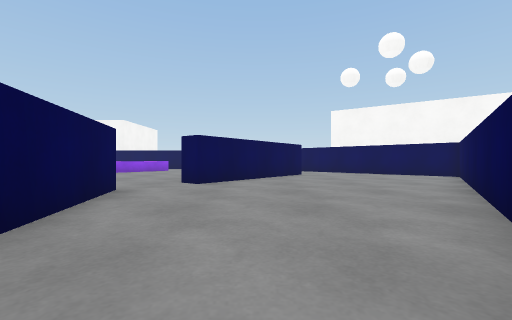
View 1 (above)

18 first-person views from a walk through a 3-D level made in the Unity game engine. The camera is 0.59 m above the floor, looks level and sees 90° across. The floor is counted in squares, 1 m on a side. Each view is taken from the middle of a square. On the plan, view 1 faces up. The plan holds only what a view shows up to about 9 squares ahead; the rest is blank. The place goes on beyond the plan. The player character is not drawn. Surface patterns are stand-ins for the level's own textures.

View 2
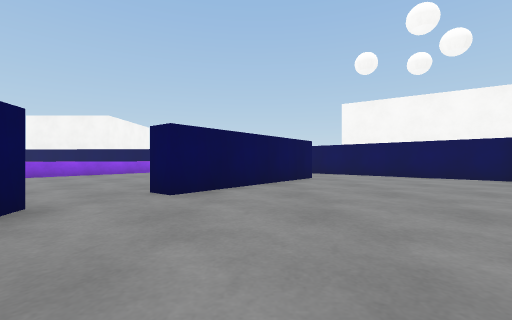

View 3
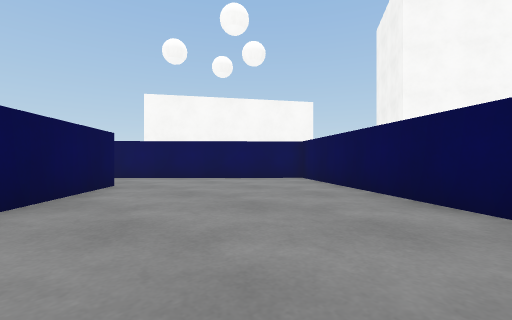

View 4
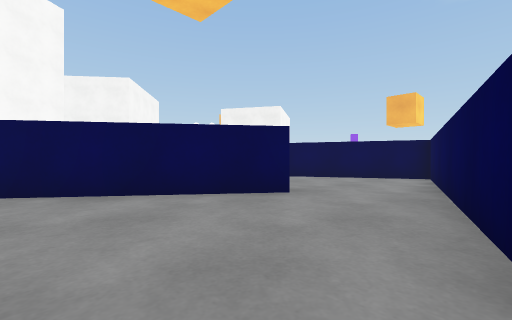

View 5
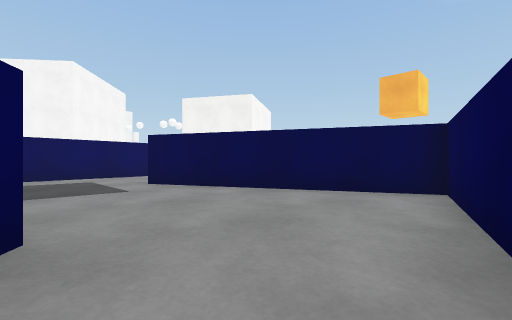

View 6
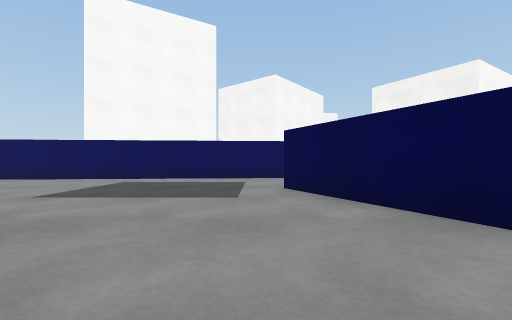

View 7
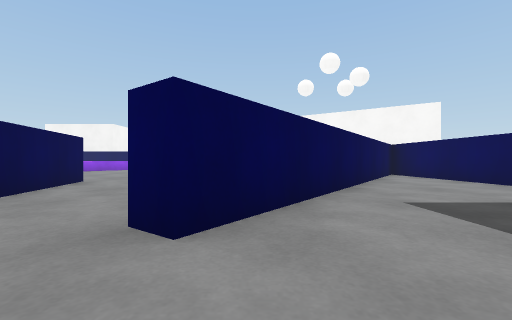

View 8
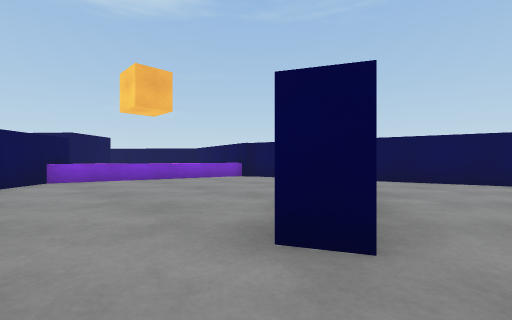

View 9
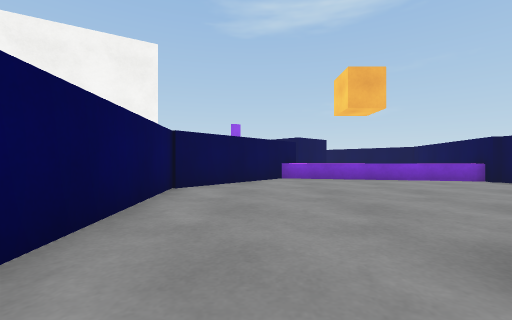

View 10
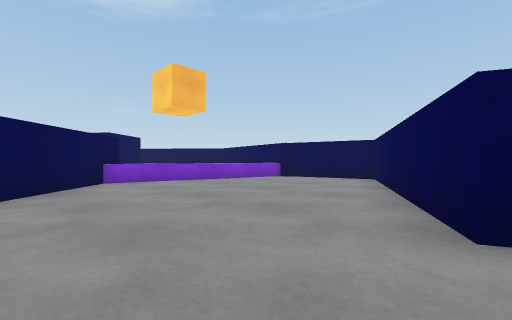

View 11
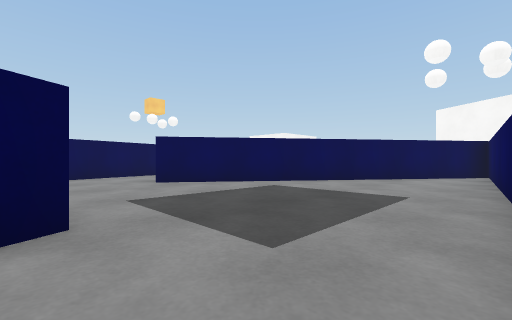

View 12
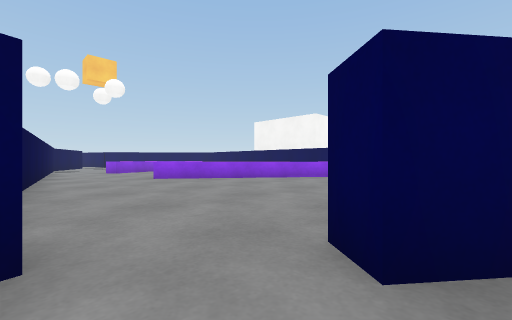

View 13
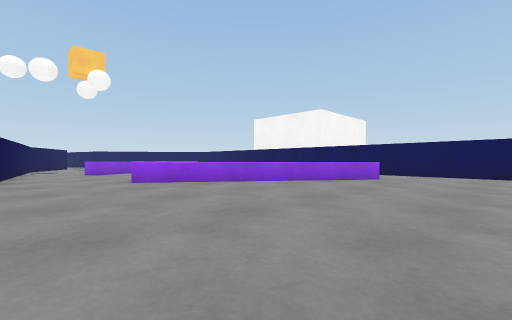

View 14
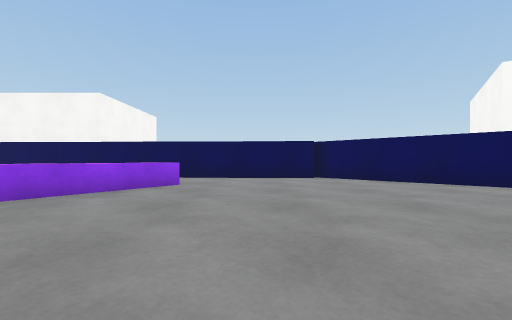

View 15
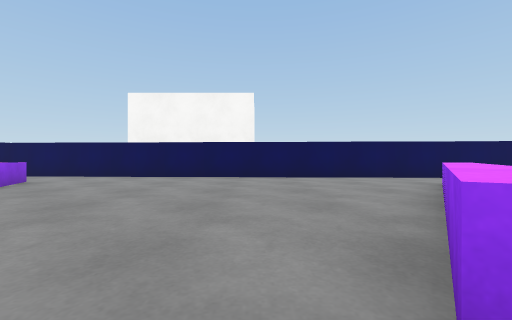

View 16
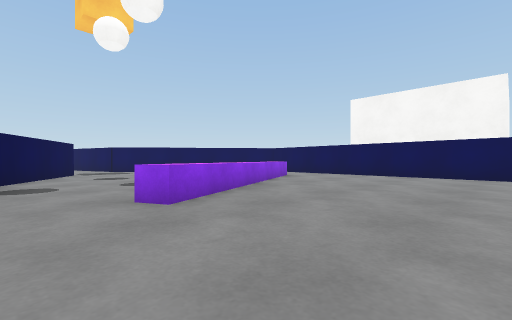

View 17
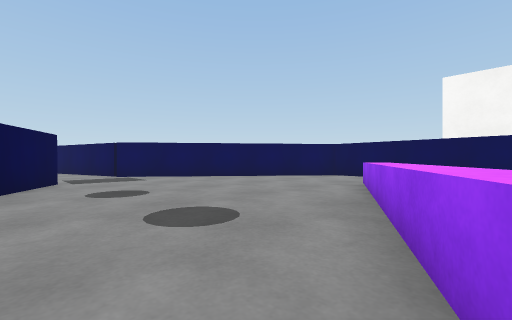

View 18
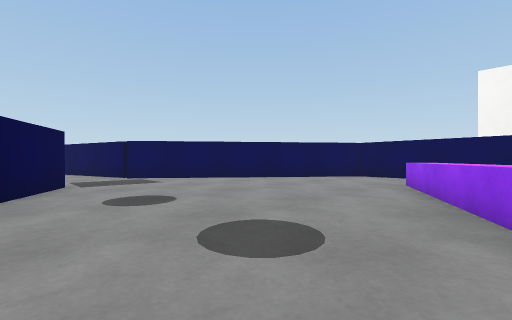

### Floor plan
Key: @ floor where view 1 was taken; # wall or solid block; . floor; = window, fence, low wall or low ledge; ^ raised ledge.
Columns run from 25 left of view 1 to 9 right of it. Each row starts with its distance up from view 1.
 17      #####################
 16     ##...................##
 15    ##....=................##
 14    #.....^..........^......##
 13   ##.....^^........^........##
 12  ##.......^.......^^.........##
 11 ##........^......^^...........##
 10 ...........^.....^........#....##
  9  ..##......^=...^........##.....#
  8     ##..................##......##
  7      ### ...............#......###
  6            ####...............##.#
  5               ####   .#......##..#
  4                       #......#...#
  3                       ##....##...#
  2                        #...##....#
  1                        #...#.....#
  0                        #.@##.....#
 -1                        #.........##
 -2                        ##.........#
 -3                         #....##...#
 -4                         #..###....#
 -5                         ####......#
 -6                          #........#
 -7                          #........#
 -8                          #.......##
 -9                          #^.....##
-10                          ##^^^^^#
-11                          #     #

Where each view was taken, in squares from view 1:
view 1: 0 up, 0 right, facing up
view 2: 2 up, 0 right, facing up
view 3: 4 up, 0 right, facing up-right
view 4: 4 up, 2 left, facing down-right
view 5: 0 up, 1 left, facing down-right
view 6: 2 down, 0 right, facing right
view 7: 2 down, 2 right, facing up
view 8: 2 down, 7 right, facing down-left
view 9: 2 down, 7 right, facing down
view 10: 3 down, 8 right, facing down-left
view 11: 3 down, 8 right, facing up-left
view 12: 5 up, 1 left, facing up-left
view 13: 6 up, 2 left, facing up-left
view 14: 8 up, 3 left, facing up
view 15: 8 up, 10 left, facing up
view 16: 7 up, 10 left, facing up-left
view 17: 8 up, 14 left, facing up-left
view 18: 8 up, 15 left, facing up-left
